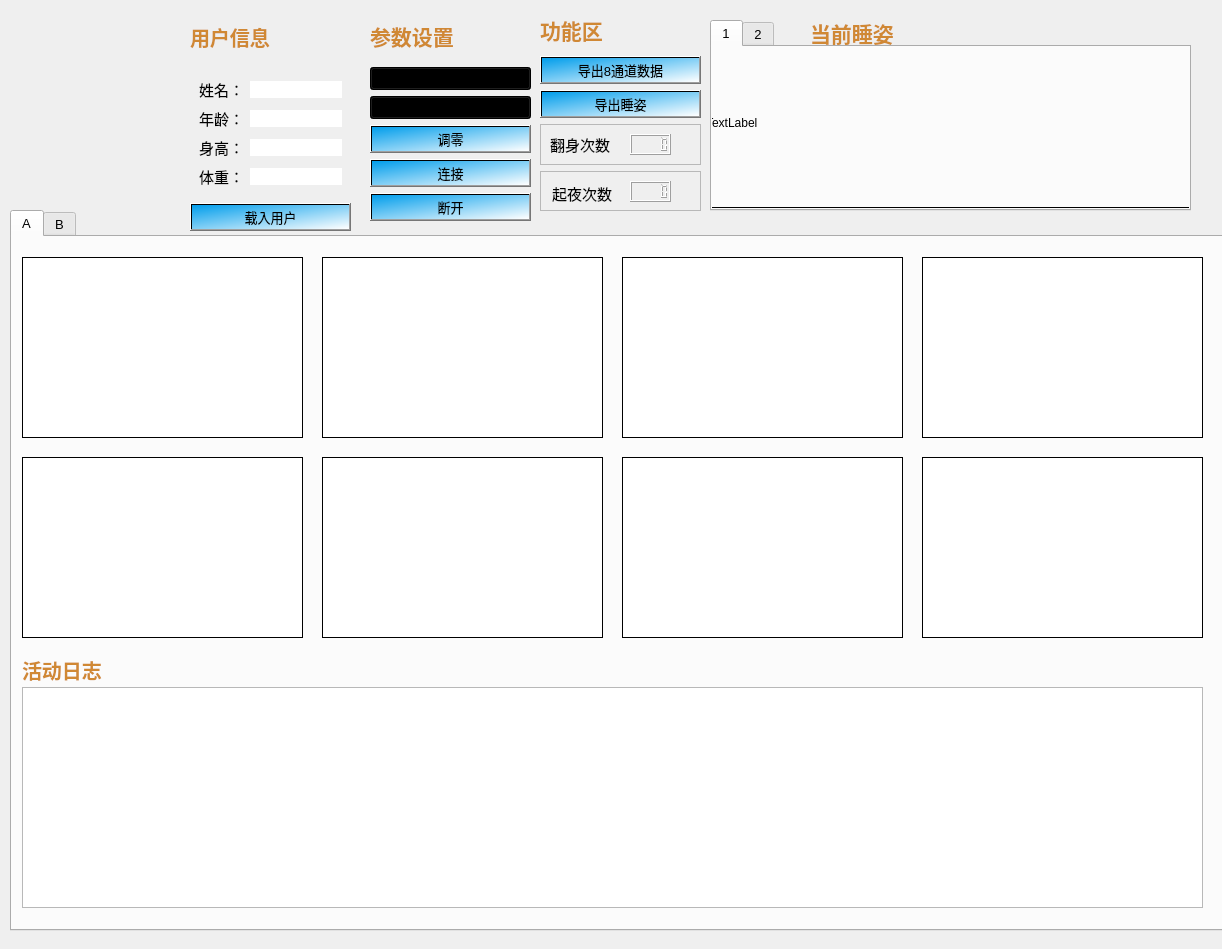
<?xml version="1.0" encoding="UTF-8"?>
<ui version="4.0">
 <class>Widget</class>
 <widget class="QWidget" name="Widget">
  <property name="geometry">
   <rect>
    <x>0</x>
    <y>0</y>
    <width>1222</width>
    <height>949</height>
   </rect>
  </property>
  <property name="font">
   <font>
    <pointsize>10</pointsize>
   </font>
  </property>
  <property name="windowTitle">
   <string>武汉理工大学智能床垫监控系统</string>
  </property>
  <property name="windowIcon">
   <iconset resource="scr.qrc">
    <normaloff>:/pix/WHUT.jpg</normaloff>:/pix/WHUT.jpg</iconset>
  </property>
  <property name="styleSheet">
   <string notr="true"/>
  </property>
  <widget class="QWidget" name="widget_9" native="true">
   <property name="geometry">
    <rect>
     <x>370</x>
     <y>10</y>
     <width>161</width>
     <height>211</height>
    </rect>
   </property>
   <property name="styleSheet">
    <string notr="true"/>
   </property>
   <layout class="QVBoxLayout" name="verticalLayout_2">
    <item>
     <widget class="QLabel" name="label_2">
      <property name="font">
       <font>
        <pointsize>16</pointsize>
        <weight>75</weight>
        <bold>true</bold>
       </font>
      </property>
      <property name="styleSheet">
       <string notr="true">color: rgb(208, 136, 52);</string>
      </property>
      <property name="text">
       <string>参数设置</string>
      </property>
     </widget>
    </item>
    <item>
     <widget class="QComboBox" name="comboBox">
      <property name="styleSheet">
       <string notr="true">color: rgb(0, 0, 0);
background-color: qlineargradient(spread:pad, x1:0, y1:0, x2:1, y2:1, stop:0 rgba(0, 157, 235, 255), stop:1 rgba(255, 255, 255,255));
</string>
      </property>
      <item>
       <property name="text">
        <string>COM1</string>
       </property>
      </item>
      <item>
       <property name="text">
        <string>COM2</string>
       </property>
      </item>
      <item>
       <property name="text">
        <string>COM3</string>
       </property>
      </item>
      <item>
       <property name="text">
        <string>COM4</string>
       </property>
      </item>
      <item>
       <property name="text">
        <string>COM5</string>
       </property>
      </item>
      <item>
       <property name="text">
        <string>COM6</string>
       </property>
      </item>
      <item>
       <property name="text">
        <string>COM7</string>
       </property>
      </item>
      <item>
       <property name="text">
        <string>COM8</string>
       </property>
      </item>
     </widget>
    </item>
    <item>
     <widget class="QComboBox" name="comboBox_2">
      <property name="styleSheet">
       <string notr="true">color: rgb(0, 0, 0);
background-color: qlineargradient(spread:pad, x1:0, y1:0, x2:1, y2:1, stop:0 rgba(0, 157, 235, 255), stop:1 rgba(255, 255, 255,255));
</string>
      </property>
      <item>
       <property name="text">
        <string>9600</string>
       </property>
      </item>
      <item>
       <property name="text">
        <string>115200</string>
       </property>
      </item>
     </widget>
    </item>
    <item>
     <widget class="QPushButton" name="pushButton_3">
      <property name="styleSheet">
       <string notr="true">color: rgb(0, 0, 0);
background-color: qlineargradient(spread:pad, x1:0, y1:0, x2:1, y2:1, stop:0 rgba(0, 157, 235, 255), stop:1 rgba(255, 255, 255,255));
</string>
      </property>
      <property name="text">
       <string>调零</string>
      </property>
     </widget>
    </item>
    <item>
     <widget class="QPushButton" name="pushButton">
      <property name="styleSheet">
       <string notr="true">color: rgb(0, 0, 0);
background-color: qlineargradient(spread:pad, x1:0, y1:0, x2:1, y2:1, stop:0 rgba(0, 157, 235, 255), stop:1 rgba(255, 255, 255,255));
</string>
      </property>
      <property name="text">
       <string>连接</string>
      </property>
     </widget>
    </item>
    <item>
     <widget class="QPushButton" name="pushButton_2">
      <property name="styleSheet">
       <string notr="true">color: rgb(0, 0, 0);
background-color: qlineargradient(spread:pad, x1:0, y1:0, x2:1, y2:1, stop:0 rgba(0, 157, 235, 255), stop:1 rgba(255, 255, 255,255));
</string>
      </property>
      <property name="text">
       <string>断开</string>
      </property>
     </widget>
    </item>
   </layout>
  </widget>
  <widget class="QWidget" name="widget_13" native="true">
   <property name="geometry">
    <rect>
     <x>540</x>
     <y>10</y>
     <width>161</width>
     <height>201</height>
    </rect>
   </property>
   <property name="styleSheet">
    <string notr="true"/>
   </property>
   <layout class="QVBoxLayout" name="verticalLayout_3">
    <item>
     <widget class="QLabel" name="label_8">
      <property name="font">
       <font>
        <pointsize>16</pointsize>
        <weight>75</weight>
        <bold>true</bold>
       </font>
      </property>
      <property name="styleSheet">
       <string notr="true">color: rgb(208, 136, 52);</string>
      </property>
      <property name="text">
       <string>功能区</string>
      </property>
     </widget>
    </item>
    <item>
     <widget class="QPushButton" name="pushButton_4">
      <property name="styleSheet">
       <string notr="true">color: rgb(0, 0, 0);
background-color: qlineargradient(spread:pad, x1:0, y1:0, x2:1, y2:1, stop:0 rgba(0, 157, 235, 255), stop:1 rgba(255, 255, 255,255));
</string>
      </property>
      <property name="text">
       <string>导出8通道数据</string>
      </property>
     </widget>
    </item>
    <item>
     <widget class="QPushButton" name="pushButton_5">
      <property name="styleSheet">
       <string notr="true">color: rgb(0, 0, 0);
background-color: qlineargradient(spread:pad, x1:0, y1:0, x2:1, y2:1, stop:0 rgba(0, 157, 235, 255), stop:1 rgba(255, 255, 255,255));
</string>
      </property>
      <property name="text">
       <string>导出睡姿</string>
      </property>
     </widget>
    </item>
    <item>
     <widget class="QFrame" name="frame">
      <property name="frameShape">
       <enum>QFrame::StyledPanel</enum>
      </property>
      <property name="frameShadow">
       <enum>QFrame::Raised</enum>
      </property>
      <widget class="QLabel" name="label_12">
       <property name="geometry">
        <rect>
         <x>10</x>
         <y>10</y>
         <width>81</width>
         <height>20</height>
        </rect>
       </property>
       <property name="font">
        <font>
         <pointsize>11</pointsize>
        </font>
       </property>
       <property name="styleSheet">
        <string notr="true">color: rgb(0, 0, 0);
</string>
       </property>
       <property name="text">
        <string>翻身次数</string>
       </property>
      </widget>
      <widget class="QLCDNumber" name="lcdNumber">
       <property name="geometry">
        <rect>
         <x>90</x>
         <y>10</y>
         <width>41</width>
         <height>21</height>
        </rect>
       </property>
       <property name="font">
        <font>
         <weight>75</weight>
         <bold>true</bold>
        </font>
       </property>
      </widget>
     </widget>
    </item>
    <item>
     <widget class="QFrame" name="frame_2">
      <property name="frameShape">
       <enum>QFrame::StyledPanel</enum>
      </property>
      <property name="frameShadow">
       <enum>QFrame::Raised</enum>
      </property>
      <widget class="QLabel" name="label_13">
       <property name="geometry">
        <rect>
         <x>12</x>
         <y>12</y>
         <width>71</width>
         <height>20</height>
        </rect>
       </property>
       <property name="font">
        <font>
         <pointsize>11</pointsize>
        </font>
       </property>
       <property name="styleSheet">
        <string notr="true">color: rgb(0, 0, 0);
</string>
       </property>
       <property name="text">
        <string>起夜次数</string>
       </property>
      </widget>
      <widget class="QLCDNumber" name="lcdNumber_2">
       <property name="geometry">
        <rect>
         <x>90</x>
         <y>10</y>
         <width>41</width>
         <height>21</height>
        </rect>
       </property>
       <property name="font">
        <font>
         <weight>75</weight>
         <bold>true</bold>
        </font>
       </property>
      </widget>
     </widget>
    </item>
   </layout>
  </widget>
  <widget class="QWidget" name="widget_14" native="true">
   <property name="geometry">
    <rect>
     <x>190</x>
     <y>10</y>
     <width>161</width>
     <height>221</height>
    </rect>
   </property>
   <property name="styleSheet">
    <string notr="true"/>
   </property>
   <layout class="QVBoxLayout" name="verticalLayout">
    <item>
     <widget class="QLabel" name="label_7">
      <property name="font">
       <font>
        <pointsize>15</pointsize>
        <weight>75</weight>
        <bold>true</bold>
       </font>
      </property>
      <property name="styleSheet">
       <string notr="true">color: rgb(208, 136, 52);</string>
      </property>
      <property name="text">
       <string>用户信息</string>
      </property>
     </widget>
    </item>
    <item>
     <widget class="QWidget" name="widget_12" native="true">
      <property name="styleSheet">
       <string notr="true">border:0px solid black;</string>
      </property>
      <layout class="QGridLayout" name="gridLayout">
       <item row="1" column="1">
        <widget class="QLineEdit" name="lineEdit_2">
         <property name="styleSheet">
          <string notr="true">color: rgb(0, 0, 0);
</string>
         </property>
        </widget>
       </item>
       <item row="3" column="1">
        <widget class="QLineEdit" name="lineEdit_4">
         <property name="styleSheet">
          <string notr="true">color: rgb(0, 0, 0);
</string>
         </property>
        </widget>
       </item>
       <item row="0" column="0">
        <widget class="QLabel" name="label_3">
         <property name="font">
          <font>
           <pointsize>11</pointsize>
          </font>
         </property>
         <property name="styleSheet">
          <string notr="true">color: rgb(0, 0, 0);
</string>
         </property>
         <property name="text">
          <string>姓名：</string>
         </property>
        </widget>
       </item>
       <item row="0" column="1">
        <widget class="QLineEdit" name="lineEdit">
         <property name="styleSheet">
          <string notr="true">color: rgb(0, 0, 0);
</string>
         </property>
         <property name="text">
          <string/>
         </property>
        </widget>
       </item>
       <item row="2" column="1">
        <widget class="QLineEdit" name="lineEdit_3">
         <property name="styleSheet">
          <string notr="true">color: rgb(0, 0, 0);
</string>
         </property>
        </widget>
       </item>
       <item row="2" column="0">
        <widget class="QLabel" name="label_5">
         <property name="font">
          <font>
           <pointsize>11</pointsize>
          </font>
         </property>
         <property name="styleSheet">
          <string notr="true">color: rgb(0, 0, 0);
</string>
         </property>
         <property name="text">
          <string>身高：</string>
         </property>
        </widget>
       </item>
       <item row="1" column="0">
        <widget class="QLabel" name="label_4">
         <property name="font">
          <font>
           <pointsize>11</pointsize>
          </font>
         </property>
         <property name="styleSheet">
          <string notr="true">color: rgb(0, 0, 0);
</string>
         </property>
         <property name="text">
          <string>年龄：</string>
         </property>
        </widget>
       </item>
       <item row="3" column="0">
        <widget class="QLabel" name="label_6">
         <property name="font">
          <font>
           <pointsize>11</pointsize>
          </font>
         </property>
         <property name="styleSheet">
          <string notr="true">color: rgb(0, 0, 0);
</string>
         </property>
         <property name="text">
          <string>体重：</string>
         </property>
        </widget>
       </item>
      </layout>
     </widget>
    </item>
    <item>
     <widget class="QPushButton" name="pushButton_6">
      <property name="styleSheet">
       <string notr="true">color: rgb(0, 0, 0);
background-color: qlineargradient(spread:pad, x1:0, y1:0, x2:1, y2:1, stop:0 rgba(0, 157, 235, 255), stop:1 rgba(255, 255, 255,255));
</string>
      </property>
      <property name="text">
       <string>载入用户</string>
      </property>
     </widget>
    </item>
   </layout>
  </widget>
  <widget class="QLabel" name="label_11">
   <property name="geometry">
    <rect>
     <x>10</x>
     <y>10</y>
     <width>181</width>
     <height>181</height>
    </rect>
   </property>
   <property name="text">
    <string/>
   </property>
   <property name="pixmap">
    <pixmap resource="scr.qrc">:/pix/WHUT.jpg</pixmap>
   </property>
   <property name="scaledContents">
    <bool>true</bool>
   </property>
  </widget>
  <widget class="QLabel" name="label_10">
   <property name="geometry">
    <rect>
     <x>810</x>
     <y>20</y>
     <width>139</width>
     <height>25</height>
    </rect>
   </property>
   <property name="font">
    <font>
     <pointsize>16</pointsize>
     <weight>75</weight>
     <bold>true</bold>
    </font>
   </property>
   <property name="styleSheet">
    <string notr="true">color: rgb(208, 136, 52);</string>
   </property>
   <property name="text">
    <string>当前睡姿</string>
   </property>
  </widget>
  <widget class="QTabWidget" name="tabWidget">
   <property name="geometry">
    <rect>
     <x>10</x>
     <y>210</y>
     <width>1241</width>
     <height>721</height>
    </rect>
   </property>
   <property name="currentIndex">
    <number>0</number>
   </property>
   <widget class="QWidget" name="tab">
    <attribute name="title">
     <string>A</string>
    </attribute>
    <widget class="QChartView" name="widget" native="true">
     <property name="geometry">
      <rect>
       <x>10</x>
       <y>20</y>
       <width>281</width>
       <height>181</height>
      </rect>
     </property>
     <property name="styleSheet">
      <string notr="true">background-color: rgb(255, 255, 255);
border:1px solid black;

</string>
     </property>
    </widget>
    <widget class="QChartView" name="widget_4" native="true">
     <property name="geometry">
      <rect>
       <x>910</x>
       <y>20</y>
       <width>281</width>
       <height>181</height>
      </rect>
     </property>
     <property name="styleSheet">
      <string notr="true">border:1px solid black;
background-color: rgb(255, 255, 255);
</string>
     </property>
    </widget>
    <widget class="QChartView" name="widget_2" native="true">
     <property name="geometry">
      <rect>
       <x>310</x>
       <y>20</y>
       <width>281</width>
       <height>181</height>
      </rect>
     </property>
     <property name="styleSheet">
      <string notr="true">border:1px solid black;
background-color: rgb(255, 255, 255);
</string>
     </property>
    </widget>
    <widget class="QChartView" name="widget_3" native="true">
     <property name="geometry">
      <rect>
       <x>610</x>
       <y>20</y>
       <width>281</width>
       <height>181</height>
      </rect>
     </property>
     <property name="styleSheet">
      <string notr="true">border:1px solid black;
background-color: rgb(255, 255, 255);
</string>
     </property>
    </widget>
    <widget class="QChartView" name="widget_8" native="true">
     <property name="geometry">
      <rect>
       <x>310</x>
       <y>220</y>
       <width>281</width>
       <height>181</height>
      </rect>
     </property>
     <property name="styleSheet">
      <string notr="true">border:1px solid black;
background-color: rgb(255, 255, 255);
</string>
     </property>
    </widget>
    <widget class="QChartView" name="widget_5" native="true">
     <property name="geometry">
      <rect>
       <x>610</x>
       <y>220</y>
       <width>281</width>
       <height>181</height>
      </rect>
     </property>
     <property name="styleSheet">
      <string notr="true">border:1px solid black;
background-color: rgb(255, 255, 255);
</string>
     </property>
    </widget>
    <widget class="QChartView" name="widget_7" native="true">
     <property name="geometry">
      <rect>
       <x>10</x>
       <y>220</y>
       <width>281</width>
       <height>181</height>
      </rect>
     </property>
     <property name="styleSheet">
      <string notr="true">border:1px solid black;
background-color: rgb(255, 255, 255);
</string>
     </property>
    </widget>
    <widget class="QChartView" name="widget_6" native="true">
     <property name="geometry">
      <rect>
       <x>910</x>
       <y>220</y>
       <width>281</width>
       <height>181</height>
      </rect>
     </property>
     <property name="styleSheet">
      <string notr="true">border:1px solid black;
background-color: rgb(255, 255, 255);
</string>
     </property>
    </widget>
    <widget class="QLabel" name="label_9">
     <property name="geometry">
      <rect>
       <x>10</x>
       <y>420</y>
       <width>139</width>
       <height>25</height>
      </rect>
     </property>
     <property name="font">
      <font>
       <pointsize>15</pointsize>
       <weight>75</weight>
       <bold>true</bold>
      </font>
     </property>
     <property name="styleSheet">
      <string notr="true">color: rgb(208, 136, 52);</string>
     </property>
     <property name="text">
      <string>活动日志</string>
     </property>
    </widget>
    <widget class="QPlainTextEdit" name="plainTextEdit">
     <property name="geometry">
      <rect>
       <x>10</x>
       <y>450</y>
       <width>1181</width>
       <height>221</height>
      </rect>
     </property>
     <property name="styleSheet">
      <string notr="true">border:1px solid black;\n</string>
     </property>
    </widget>
   </widget>
   <widget class="QWidget" name="tab_2">
    <attribute name="title">
     <string>B</string>
    </attribute>
    <widget class="QChartView" name="widget_f" native="true">
     <property name="geometry">
      <rect>
       <x>310</x>
       <y>220</y>
       <width>281</width>
       <height>181</height>
      </rect>
     </property>
     <property name="styleSheet">
      <string notr="true">border:1px solid black;
background-color: rgb(255, 255, 255);
</string>
     </property>
    </widget>
    <widget class="QChartView" name="widget_d" native="true">
     <property name="geometry">
      <rect>
       <x>910</x>
       <y>20</y>
       <width>281</width>
       <height>181</height>
      </rect>
     </property>
     <property name="styleSheet">
      <string notr="true">border:1px solid black;
background-color: rgb(255, 255, 255);
</string>
     </property>
    </widget>
    <widget class="QChartView" name="widget_a" native="true">
     <property name="geometry">
      <rect>
       <x>10</x>
       <y>20</y>
       <width>281</width>
       <height>181</height>
      </rect>
     </property>
     <property name="styleSheet">
      <string notr="true">background-color: rgb(255, 255, 255);
border:1px solid black;

</string>
     </property>
    </widget>
    <widget class="QChartView" name="widget_g" native="true">
     <property name="geometry">
      <rect>
       <x>610</x>
       <y>220</y>
       <width>281</width>
       <height>181</height>
      </rect>
     </property>
     <property name="styleSheet">
      <string notr="true">border:1px solid black;
background-color: rgb(255, 255, 255);
</string>
     </property>
    </widget>
    <widget class="QChartView" name="widget_e" native="true">
     <property name="geometry">
      <rect>
       <x>10</x>
       <y>220</y>
       <width>281</width>
       <height>181</height>
      </rect>
     </property>
     <property name="styleSheet">
      <string notr="true">border:1px solid black;
background-color: rgb(255, 255, 255);
</string>
     </property>
    </widget>
    <widget class="QChartView" name="widget_h" native="true">
     <property name="geometry">
      <rect>
       <x>910</x>
       <y>220</y>
       <width>281</width>
       <height>181</height>
      </rect>
     </property>
     <property name="styleSheet">
      <string notr="true">border:1px solid black;
background-color: rgb(255, 255, 255);
</string>
     </property>
    </widget>
    <widget class="QChartView" name="widget_b" native="true">
     <property name="geometry">
      <rect>
       <x>310</x>
       <y>20</y>
       <width>281</width>
       <height>181</height>
      </rect>
     </property>
     <property name="styleSheet">
      <string notr="true">border:1px solid black;
background-color: rgb(255, 255, 255);
</string>
     </property>
    </widget>
    <widget class="QChartView" name="widget_c" native="true">
     <property name="geometry">
      <rect>
       <x>610</x>
       <y>20</y>
       <width>281</width>
       <height>181</height>
      </rect>
     </property>
     <property name="styleSheet">
      <string notr="true">border:1px solid black;
background-color: rgb(255, 255, 255);
</string>
     </property>
    </widget>
    <widget class="QLabel" name="label_14">
     <property name="geometry">
      <rect>
       <x>10</x>
       <y>420</y>
       <width>139</width>
       <height>25</height>
      </rect>
     </property>
     <property name="font">
      <font>
       <pointsize>15</pointsize>
       <weight>75</weight>
       <bold>true</bold>
      </font>
     </property>
     <property name="styleSheet">
      <string notr="true">color: rgb(208, 136, 52);</string>
     </property>
     <property name="text">
      <string>活动日志</string>
     </property>
    </widget>
    <widget class="QPlainTextEdit" name="plainTextEdit_2">
     <property name="geometry">
      <rect>
       <x>10</x>
       <y>450</y>
       <width>1181</width>
       <height>221</height>
      </rect>
     </property>
     <property name="styleSheet">
      <string notr="true">border:1px solid black;\n</string>
     </property>
    </widget>
   </widget>
  </widget>
  <widget class="QTabWidget" name="tabWidget_2">
   <property name="geometry">
    <rect>
     <x>710</x>
     <y>20</y>
     <width>481</width>
     <height>191</height>
    </rect>
   </property>
   <property name="currentIndex">
    <number>0</number>
   </property>
   <widget class="QWidget" name="tab_3">
    <attribute name="title">
     <string>1</string>
    </attribute>
    <widget class="QLabel" name="label">
     <property name="geometry">
      <rect>
       <x>-10</x>
       <y>-10</y>
       <width>491</width>
       <height>171</height>
      </rect>
     </property>
     <property name="styleSheet">
      <string notr="true">border:1px solid black;</string>
     </property>
     <property name="text">
      <string>TextLabel</string>
     </property>
    </widget>
   </widget>
   <widget class="QWidget" name="tab_4">
    <attribute name="title">
     <string>2</string>
    </attribute>
    <widget class="QLabel" name="label_15">
     <property name="geometry">
      <rect>
       <x>-10</x>
       <y>-10</y>
       <width>491</width>
       <height>171</height>
      </rect>
     </property>
     <property name="styleSheet">
      <string notr="true">border:1px solid black;</string>
     </property>
     <property name="text">
      <string>TextLabel</string>
     </property>
    </widget>
   </widget>
  </widget>
  <zorder>label_11</zorder>
  <zorder>widget_14</zorder>
  <zorder>widget_9</zorder>
  <zorder>widget_13</zorder>
  <zorder>label_10</zorder>
  <zorder>tabWidget</zorder>
  <zorder>tabWidget_2</zorder>
 </widget>
 <customwidgets>
  <customwidget>
   <class>QChartView</class>
   <extends>QWidget</extends>
   <header>qchartview.h</header>
   <container>1</container>
  </customwidget>
 </customwidgets>
 <resources>
  <include location="scr.qrc"/>
 </resources>
 <connections/>
</ui>
